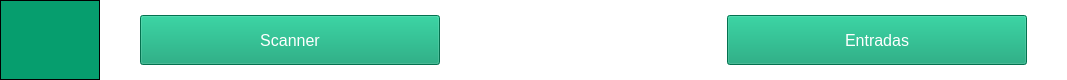
     <widget class="QWidget" name="widget" native="true">
      <property name="minimumSize">
       <size>
        <width>0</width>
        <height>0</height>
       </size>
      </property>
      <property name="maximumSize">
       <size>
        <width>16777215</width>
        <height>80</height>
       </size>
      </property>
      <property name="styleSheet">
       <string notr="true">QWidget{
 background-color:#ffffff;
}</string>
      </property>
      <layout class="QHBoxLayout" name="horizontalLayout_3">
       <property name="spacing">
        <number>0</number>
       </property>
       <property name="leftMargin">
        <number>0</number>
       </property>
       <property name="topMargin">
        <number>0</number>
       </property>
       <property name="rightMargin">
        <number>0</number>
       </property>
       <property name="bottomMargin">
        <number>0</number>
       </property>
       <item>
        <widget class="QPushButton" name="btnIconMenu">
         <property name="minimumSize">
          <size>
           <width>100</width>
           <height>80</height>
          </size>
         </property>
         <property name="styleSheet">
          <string notr="true">QPushButton{
	background-color:#069E6E;
	color:#ffffff;
	border: 1px solid black;
}

QPushButton:hover{
	background-color:#047b55;
}

QPushButton:pressed{
	background-color: rgb(2, 45, 29);
}

QPushButton:checked{
	background-color:#069E6E;
}

</string>
         </property>
         <property name="text">
          <string/>
         </property>
         <property name="icon">
          <iconset resource="../imagens/imagens_usadas.qrc">
           <normaloff>:/imagens/imgBtnMenu.png</normaloff>:/imagens/imgBtnMenu.png</iconset>
         </property>
         <property name="iconSize">
          <size>
           <width>30</width>
           <height>32</height>
          </size>
         </property>
         <property name="checkable">
          <bool>true</bool>
         </property>
        </widget>
       </item>
       <item>
        <spacer name="horizontalSpacer">
         <property name="orientation">
          <enum>Qt::Horizontal</enum>
         </property>
         <property name="sizeHint" stdset="0">
          <size>
           <width>40</width>
           <height>20</height>
          </size>
         </property>
        </spacer>
       </item>
       <item>
        <widget class="QPushButton" name="btnScanner">
         <property name="minimumSize">
          <size>
           <width>300</width>
           <height>50</height>
          </size>
         </property>
         <property name="font">
          <font>
           <pointsize>12</pointsize>
          </font>
         </property>
         <property name="styleSheet">
          <string notr="true">QPushButton{
	background-color:#069E6E;
	color:#ffffff;
}

QPushButton:hover{
	background-color:#047b55;
}

QPushButton:pressed{
	background-color: rgb(2, 45, 29);
}

QPushButton:checked{
	background-color:  rgb(2, 45, 29);
}

</string>
         </property>
         <property name="text">
          <string>Scanner</string>
         </property>
         <property name="icon">
          <iconset resource="../imagens/imagens_usadas.qrc">
           <normaloff>:/imagens/imgBtnRFacial.png</normaloff>:/imagens/imgBtnRFacial.png</iconset>
         </property>
         <property name="iconSize">
          <size>
           <width>36</width>
           <height>36</height>
          </size>
         </property>
        </widget>
       </item>
       <item>
        <spacer name="horizontalSpacer_5">
         <property name="orientation">
          <enum>Qt::Horizontal</enum>
         </property>
         <property name="sizeHint" stdset="0">
          <size>
           <width>114</width>
           <height>20</height>
          </size>
         </property>
        </spacer>
       </item>
       <item>
        <widget class="QLabel" name="label_4">
         <property name="minimumSize">
          <size>
           <width>60</width>
           <height>70</height>
          </size>
         </property>
         <property name="maximumSize">
          <size>
           <width>60</width>
           <height>70</height>
          </size>
         </property>
         <property name="text">
          <string/>
         </property>
         <property name="pixmap">
          <pixmap resource="../imagens/imagens_usadas.qrc">:/imagens/imgLogo.png</pixmap>
         </property>
         <property name="scaledContents">
          <bool>true</bool>
         </property>
        </widget>
       </item>
       <item>
        <spacer name="horizontalSpacer_2">
         <property name="orientation">
          <enum>Qt::Horizontal</enum>
         </property>
         <property name="sizeHint" stdset="0">
          <size>
           <width>113</width>
           <height>20</height>
          </size>
         </property>
        </spacer>
       </item>
       <item>
        <widget class="QPushButton" name="btnEntradas">
         <property name="minimumSize">
          <size>
           <width>300</width>
           <height>50</height>
          </size>
         </property>
         <property name="font">
          <font>
           <pointsize>12</pointsize>
          </font>
         </property>
         <property name="styleSheet">
          <string notr="true">QPushButton{
	background-color:#069E6E;
	color:#ffffff;
}

QPushButton:hover{
	background-color:#047b55;
}

QPushButton:pressed{
	background-color: rgb(2, 45, 29);
}

QPushButton:checked{
	background-color:  rgb(2, 45, 29);
}

</string>
         </property>
         <property name="text">
          <string>Entradas</string>
         </property>
         <property name="icon">
          <iconset resource="../imagens/imagens_usadas.qrc">
           <normaloff>:/imagens/imgBtnEntrada.png</normaloff>:/imagens/imgBtnEntrada.png</iconset>
         </property>
         <property name="iconSize">
          <size>
           <width>36</width>
           <height>36</height>
          </size>
         </property>
        </widget>
       </item>
       <item>
        <spacer name="horizontalSpacer_3">
         <property name="orientation">
          <enum>Qt::Horizontal</enum>
         </property>
         <property name="sizeHint" stdset="0">
          <size>
           <width>40</width>
           <height>20</height>
          </size>
         </property>
        </spacer>
       </item>
      </layout>
     </widget>
